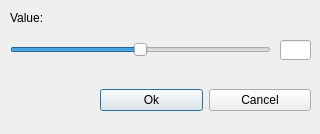
<?xml version="1.0" encoding="UTF-8"?>
<ui version="4.0">
 <class>HueWindow</class>
 <widget class="QDialog" name="HueWindow">
  <property name="geometry">
   <rect>
    <x>0</x>
    <y>0</y>
    <width>320</width>
    <height>134</height>
   </rect>
  </property>
  <property name="windowTitle">
   <string>Hue Adjustment Window</string>
  </property>
  <widget class="QWidget" name="horizontalLayoutWidget">
   <property name="geometry">
    <rect>
     <x>100</x>
     <y>80</y>
     <width>211</width>
     <height>41</height>
    </rect>
   </property>
   <layout class="QHBoxLayout" name="horizontalLayout">
    <item>
     <widget class="QPushButton" name="okButton">
      <property name="text">
       <string>Ok</string>
      </property>
     </widget>
    </item>
    <item>
     <widget class="QPushButton" name="cancelButton">
      <property name="text">
       <string>Cancel</string>
      </property>
     </widget>
    </item>
   </layout>
  </widget>
  <widget class="QLabel" name="label">
   <property name="geometry">
    <rect>
     <x>10</x>
     <y>10</y>
     <width>71</width>
     <height>16</height>
    </rect>
   </property>
   <property name="text">
    <string>Value:</string>
   </property>
  </widget>
  <widget class="QSlider" name="horizontalSlider">
   <property name="geometry">
    <rect>
     <x>10</x>
     <y>40</y>
     <width>261</width>
     <height>19</height>
    </rect>
   </property>
   <property name="minimum">
    <number>-360</number>
   </property>
   <property name="maximum">
    <number>360</number>
   </property>
   <property name="orientation">
    <enum>Qt::Horizontal</enum>
   </property>
  </widget>
  <widget class="QLineEdit" name="lineEdit">
   <property name="geometry">
    <rect>
     <x>280</x>
     <y>40</y>
     <width>31</width>
     <height>20</height>
    </rect>
   </property>
  </widget>
 </widget>
 <resources/>
 <connections/>
</ui>
